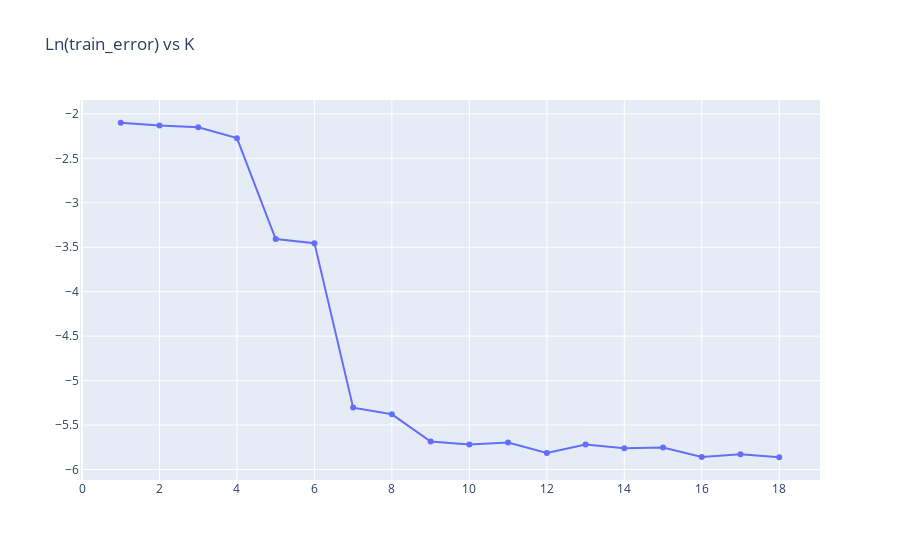

Notebook code cell kept with this figure:
### Code cell
train_err_vs_k = go.Figure(
    data=go.Scatter(
        x=np.arange(1, 19, 1),
        y=np.log(train_err_avg),
        mode="markers+lines",
        name="data point",
        hovertemplate="<br>k=%{x}</br>y=%{y}<extra></extra>",
    )
)

train_err_vs_k.update_layout(title="Ln(train_error) vs K")
train_err_vs_k.show()

### Figure 1 — Plotly figure (JSON) as saved in the notebook; plotly's stock layout.template omitted (floating-point values rounded to 4 significant figures)
{"data": [{"hovertemplate": "<br>k=%{x}</br>y=%{y}<extra></extra>", "mode": "markers+lines", "name": "data point", "type": "scatter", "x": [1, 2, 3, 4, 5, 6, 7, 8, 9, 10, 11, 12, 13, 14, 15, 16, 17, 18], "y": [-2.1, -2.13, -2.15, -2.273, -3.409, -3.454, -5.304, -5.379, -5.686, -5.719, -5.697, -5.813, -5.718, -5.761, -5.753, -5.86, -5.828, -5.862]}], "layout": {"title": {"text": "Ln(train_error) vs K"}}}
